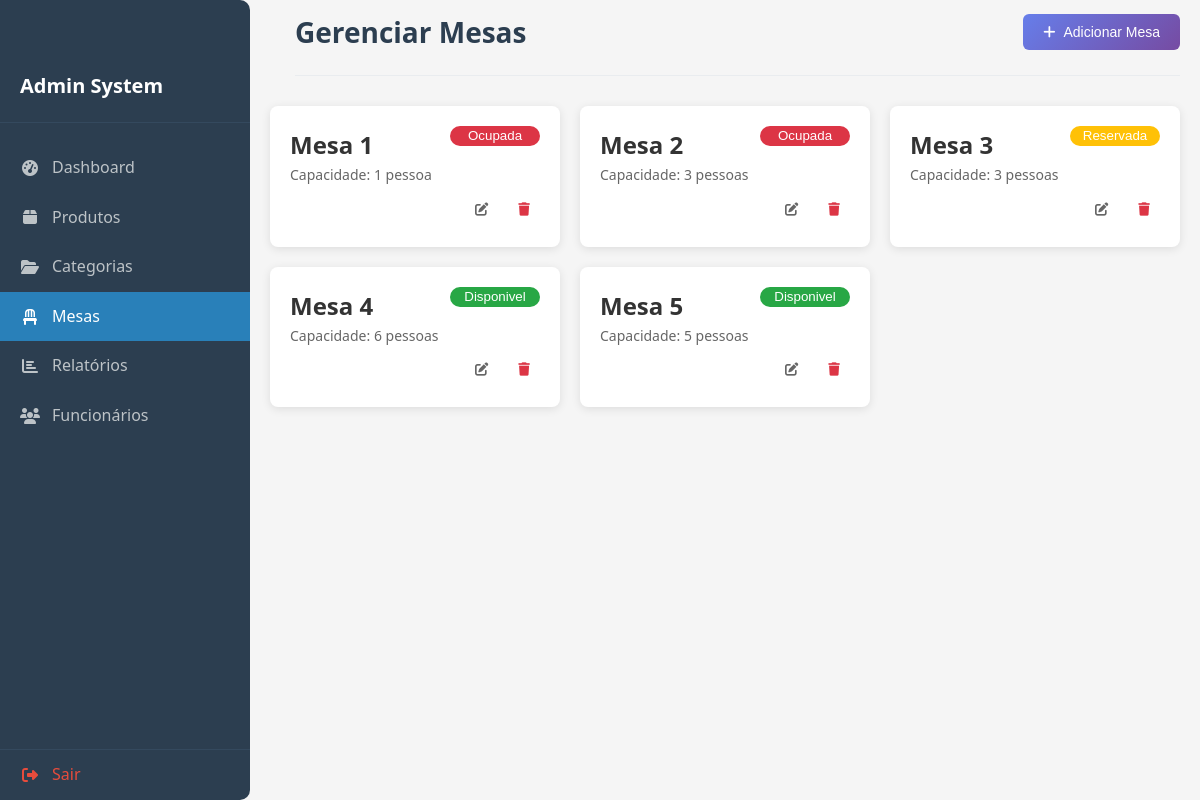
/gecom-adm/mesas.php, run on an earlier commit of the app's database.
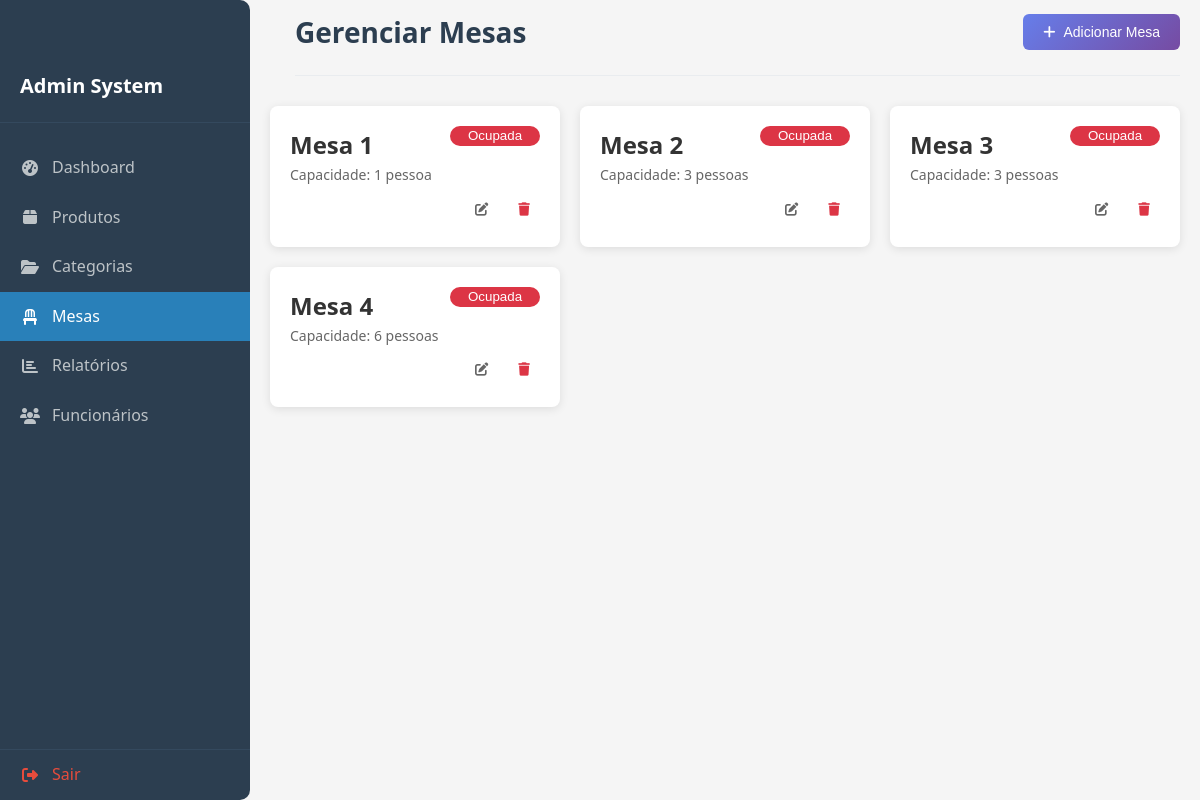
And on a later commit of the database.
### tables this page shows
CREATE TABLE `mesas` (
  `id` int NOT NULL AUTO_INCREMENT,
  `numero` int NOT NULL,
  `capacidade` int NOT NULL DEFAULT '1',
  `status` enum('disponivel','ocupada','reservada') DEFAULT 'disponivel',
  PRIMARY KEY (`id`)
);

### gecom-adm/mesas.php (the view, shortened to what this page needs)
<?php
require_once 'config/database.php';
$stmt = $pdo->query("SELECT * FROM mesas ORDER BY numero");
$mesas = $stmt->fetchAll(PDO::FETCH_ASSOC);
?>
<!DOCTYPE html>
<html lang="pt-BR">
<head>
    <link rel="stylesheet" href="assets/css/style.css?v=1.0" />
    <link rel="stylesheet" href="https://cdnjs.cloudflare.com/ajax/libs/font-awesome/6.0.0/css/all.min.css" />
</head>
<body>
    <?php include 'includes/sidebar.php'; ?>
    <div class="main-content">
        <div class="header">
            <h1> Gerenciar Mesas</h1>
            <button class="btn btn-primary" onclick="openMesaModal()">
                <i class="fas fa-plus"></i> Adicionar Mesa
            </button>
        </div>
        <div class="stats-grid">
            <?php foreach ($mesas as $mesa): ?>
                <div class="tables-content">
                    <div class="stat-content">
                        <div class="header-tables">
                            <h2>Mesa <?php echo htmlspecialchars($mesa['numero']); ?></h2>
                            <button class="status-<?php echo htmlspecialchars($mesa['status']); ?>" disabled>
                                <?php echo ucfirst($mesa['status']); ?>
                            </button>
                        </div>
                        <h3>Capacidade: <?php echo htmlspecialchars($mesa['capacidade']); ?> pessoa<?php echo $mesa['capacidade'] > 1 ? 's' : ''; ?></h3>
                        <div class="icons-tables">
                            <button class="btn-icon" title="Editar" onclick="editMesa(<?php echo $mesa['id']; ?>)">
                                <i class="fas fa-edit"></i>
                            </button>
                            <button class="btn-icon btn-danger" title="Excluir" onclick="deleteMesa(<?php echo $mesa['id']; ?>)">
                                <i class="fas fa-trash"></i>
                            </button>
                        </div>
                    </div>
                </div>
            <?php endforeach; ?>
        </div>
    </div>
</body>
</html>

What changed in the data, as far as the page shows it:
removed mesas: numero "5", status "Disponivel", capacidade "5"
changed mesas (number 3 of 4 on the later page): status "Reservada" → "Ocupada"
changed mesas (number 4 of 4 on the later page): status "Disponivel" → "Ocupada"
